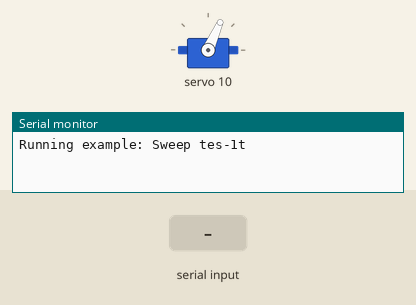
Bench run of a sketch on a simulated Arduino Uno, built with avr-gcc and run on an emulated ATmega328P. On the bench: servo, the last lines printed to the serial monitor. The inputs (shaded band) are chosen by the test bench.

Above: at 1.2 s.
1.3 s: "p90\n" received over Serial
At 1.77 s:
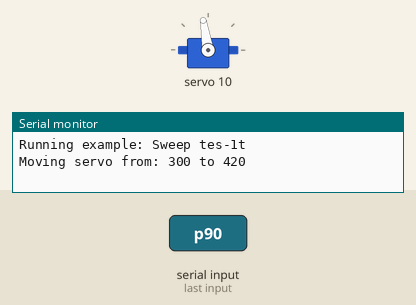
At 3.1 s:
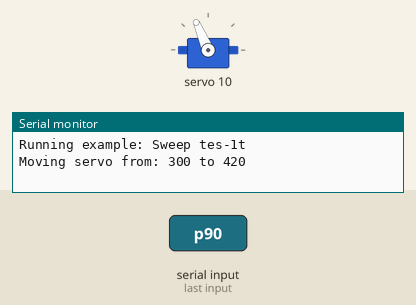
3.4 s: "r90\n" received over Serial
4.9 s: "d90\n" received over Serial
Timing chart, 0 to 7.9 s (numbered marks = the images above; inputs shaded):
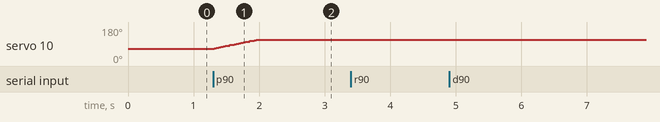

The sketch:

sweepTest.ino
```cpp
#include <Wire.h>
#include <Adafruit_PWMServoDriver.h>

int requestedPosition;
int currentPosition;
int rate = 6;
int setDelay = 33;

String input;
int inputValue;

Adafruit_PWMServoDriver pwm = Adafruit_PWMServoDriver();

void setup() {
  // put your setup code here, to run once:
  Serial.begin(9600); // opens serial port, sets data rate to 9600 bps
  Serial.setTimeout(10); // change default (1000ms) to have faster response time
  Serial.println("Running example: Sweep tes-1t");
  pwm.begin();
  pwm.setPWMFreq(60);  // Analog servos run at ~60 Hz updates
  currentPosition = 300;
  pwm.setPWM(10, 0, currentPosition);

}

void loop() {
  // put your main code here, to run repeatedly:

  while (!Serial.available()) {}
  input = Serial.readString();
  inputValue = input.substring(1).toInt();

  switch (input[0]) {
    case 'p':
      requestedPosition = inputValue;

      requestedPosition = map(requestedPosition, 0, 90, 310, 150);
      requestedPosition = constrain(requestedPosition, 420,150);

      Serial.print("Moving servo from: ");
      Serial.print(currentPosition);
      Serial.print(" to ");
      Serial.println(requestedPosition);

      while (requestedPosition != currentPosition) {

        int difference = requestedPosition - currentPosition;

        if (difference > 0) {
          currentPosition += min(rate, abs(difference));
        } else {
          currentPosition -= min(rate, abs(difference));
        }

        pwm.setPWM(10, 0, currentPosition);

        delay(setDelay);
      }
      break;
    case 'r':
      Serial.print("Changing rate from: ");
      Serial.print(rate);
      Serial.print(" to ");
      Serial.println(inputValue);
      rate = inputValue;
      break;
    case 'd':
      Serial.print("Changing delay from: ");
      Serial.print(setDelay);
      Serial.print(" to ");
      Serial.println(inputValue);
      setDelay = inputValue;
      break;
  }


}
```

Measured:
- after the input at 1.3 s, servo 10: moves from 66° to 113° over 0.64 s, starting at once
